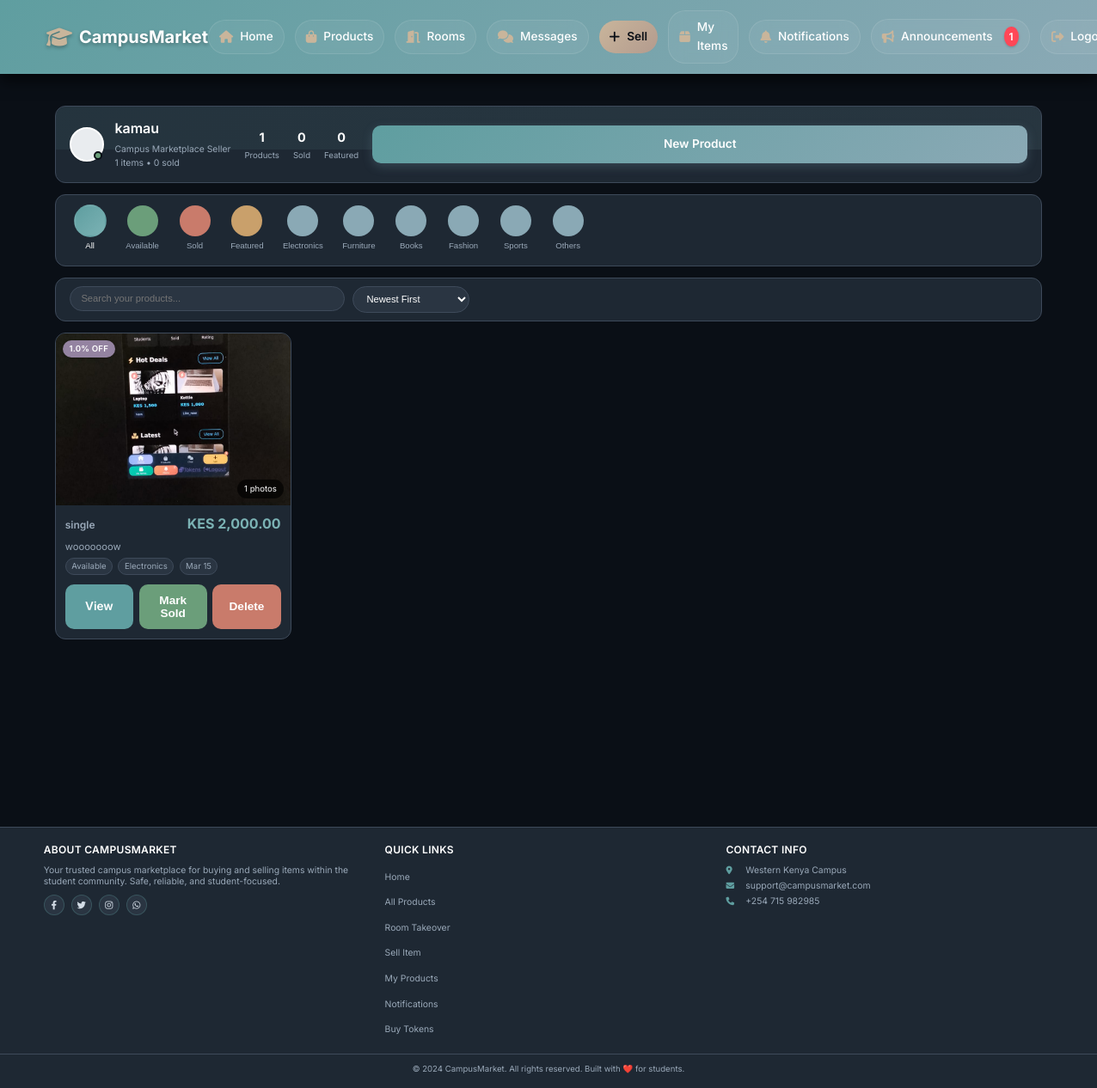
Before: /my-products (signed in) with the older database file.
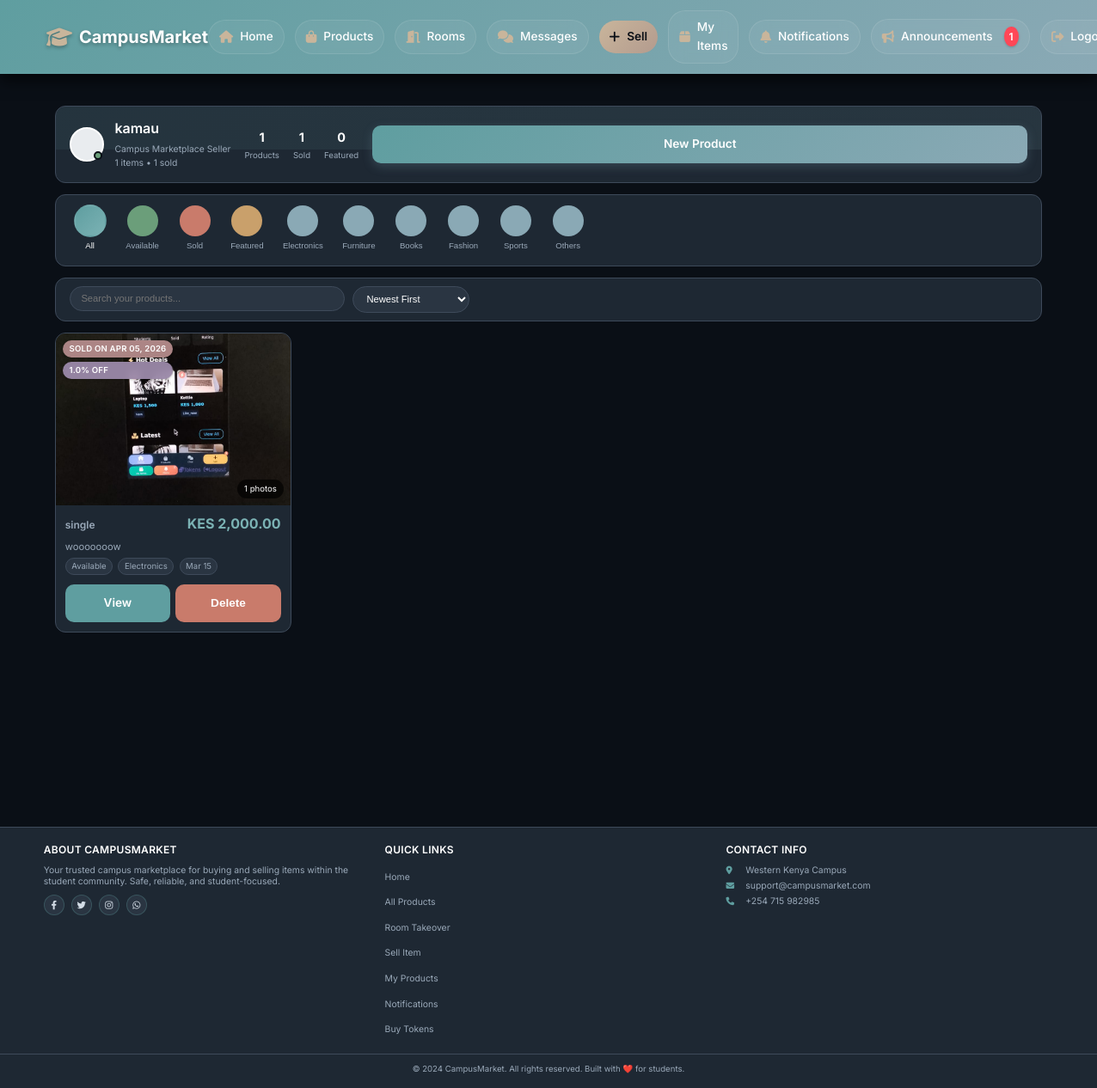
After: the same page with the newer database file.
### app/models.py (models this page shows, shortened)
class Product(db.Model):
    __tablename__ = 'products'
    id = db.Column(db.Integer, primary_key=True)
    title = db.Column(db.String(100), nullable=False)
    description = db.Column(db.Text)
    price = db.Column(db.Float, nullable=False)
    condition = db.Column(db.String(20))
    contact_info = db.Column(db.Text)
    is_fast_moving = db.Column(db.Boolean, default=False)
    is_active = db.Column(db.Boolean, default=True)
    is_sold = db.Column(db.Boolean, default=False)
    Token = db.Column(db.Float, nullable=False)
    category_id = db.Column(db.Integer, db.ForeignKey('categories.id'), nullable=False)
    seller_id = db.Column(db.Integer, db.ForeignKey('users.id'), nullable=False)
    image_group_id = db.Column(db.Integer, db.ForeignKey('product_image_groups.id'), nullable=True)
    created_at = db.Column(db.DateTime, default=datetime.utcnow)
    updated_at = db.Column(db.DateTime, default=datetime.utcnow, onupdate=datetime.utcnow)
    hostel_name = db.Column(db.String(100), nullable=False, default='')
    location = db.Column(db.String(100), nullable=False, default='')
    leave_date = db.Column(db.DateTime, nullable=False, default=datetime.utcnow)
    room_type = db.Column(db.String(20), default='single')
    deposit = db.Column(db.Float, default=0)
    commission_percentage = db.Column(db.Float, default=0)
    is_commission_listing = db.Column(db.Boolean, default=False)
    status = db.Column(db.String(20), default='available')
    agreement_user_id = db.Column(db.Integer, db.ForeignKey('users.id'), nullable=True)
    agreement_expires_at = db.Column(db.DateTime, nullable=True)
    booked_at = db.Column(db.DateTime, nullable=True)
    total_unlocks = db.Column(db.Integer, default=0)
    last_interest_update = db.Column(db.DateTime, default=datetime.utcnow)
    payments = db.relationship('Payment', back_populates='product', lazy=True, cascade="all, delete-orphan")
    chats = db.relationship('Chat', back_populates='product', lazy=True, cascade='all, delete-orphan')
    offers = db.relationship('Offer', back_populates='product', lazy=True, cascade='all, delete-orphan')
    agreement_user = db.relationship('User', foreign_keys=[agreement_user_id])
    category = db.relationship('Category', back_populates='products')
    seller = db.relationship('User', foreign_keys=[seller_id], back_populates='products')
    image_group = db.relationship('ProductImageGroup', back_populates='product')
    @property
    def image(self):
        if self.image_group and self.image_group.images:
            return self.image_group.images[0].filename
        return None
    @property
    def images(self):
        if self.image_group:
            return self.image_group.images
        return []

class ProductImage(db.Model):
    __tablename__ = 'product_images'
    id = db.Column(db.Integer, primary_key=True)
    filename = db.Column(db.String(255), nullable=False)
    filepath = db.Column(db.String(500), nullable=False)
    uploaded_at = db.Column(db.DateTime, default=datetime.utcnow)
    group_id = db.Column(db.Integer, db.ForeignKey('product_image_groups.id'))
    group = db.relationship('ProductImageGroup', back_populates='images')

class Category(db.Model):
    __tablename__ = 'categories'
    id = db.Column(db.Integer, primary_key=True)
    name = db.Column(db.String(100), nullable=False)
    description = db.Column(db.Text)
    products = db.relationship('Product', back_populates='category', lazy=True)

### app/products/routes.py (the view)
@products_bp.route('/my-products')
@cache.cached(timeout=60)
@login_required
def my_products_list():
    products = Product.query.filter_by(seller_id=current_user.id).order_by(Product.created_at.desc()).all()
    categories = Category.query.all()
    return render_template('products/my_products.html', products=products, categories=categories)

### app/models.py (called while the page is built)
@login_manager.user_loader
def load_user(user_id):
    return User.query.get(int(user_id))

### app/templates/products/my_products.html (shortened to what the changed rows need)
{% extends "base.html" %}
{% block content %}
<div class="my-products-container">
    <div class="profile-header">
        <div class="header-content">
            <div class="profile-main">
                <div class="profile-details">
                    <h1 class="profile-name">{{ current_user.username }}</h1>
                    <div class="profile-bio">
                        <p>Campus Marketplace Seller</p>
                        <p>{{ products|length }} items • {{ products|selectattr('is_sold')|list|length }} sold</p>
                    </div>
                </div>
            </div>
            <div class="profile-stats">
                <div class="stat">
                    <span class="stat-number">{{ products|selectattr('is_sold')|list|length }}</span>
                    <span class="stat-label">Sold</span>
                </div>
            </div>
        </div>
    </div>
    <div class="products-section">
        {% if products %}
            <div class="products-grid" id="productsGrid">
                {% for product in products %}
                    <div class="product-card"
                         data-status="{{ 'sold' if product.is_sold else 'available' }}"
                         data-category="{{ product.category.name if product.category else 'Other' }}"
                         data-featured="{{ 'true' if product.is_fast_moving else 'false' }}"
                         data-name="{{ product.title.lower() }}"
                         data-price="{{ product.price }}"
                         data-date="{{ product.created_at.timestamp() }}"
                         data-product-id="{{ product.id }}">
                        <div class="product-image-section" onclick="openImageGallery({{ product.id }}, [
                            {% if product.image %}
                                '{{ url_for('static', filename='uploads/product_images/' + product.image) }}'
                                {% if product.images %}
                                    {% for img in product.images %}
                                        , '{{ url_for('static', filename='uploads/product_images/' + img.filename) }}'
                                    {% endfor %}
                                {% endif %}
                            {% endif %}
                        ])">
                            {% if product.image %}
                                <img src="{{ url_for('static', filename='uploads/product_images/' + product.image) }}"
                                     alt="{{ product.title }}"
                                     class="product-image"
                                     onerror="this.style.display='none'; this.nextElementSibling.style.display='flex';">
                            {% endif %}
                            <div class="product-badges">
                                {% if product.is_sold %}
                                <div class="badge sold">
                                    <span>Sold on {{ product.updated_at.strftime('%b %d, %Y') if product.updated_at else product.created_at.strftime('%b %d, %Y') }}</span>
                                </div>
                                {% elif product.is_fast_moving %}
                                <div class="badge featured">
                                    <span>Featured</span>
                                </div>
                                {% endif %}
                                {% if product.Token and product.Token > 0 %}
                                <div class="badge discount">
                                    <span>{{ product.Token }}% OFF</span>
                                </div>
                                {% endif %}
                            </div>
                            {% if product.images %}
                            <div class="multiple-images-indicator">
                                <span>{{ product.images|length }} photos</span>
                            </div>
                            {% endif %}
                        </div>
                        <div class="product-content">
                            <div class="product-header">
                                <h3 class="product-title">{{ product.title }}</h3>
                                <div class="product-price">KES {{ "{:,.2f}".format(product.price) }}</div>
                            </div>
                            <p class="product-description">
                                {{ product.description[:120] }}{% if product.description|length > 120 %}...{% endif %}
                            </p>
                            <div class="product-meta">
                                <span class="meta-item">{{ product.condition|replace('_', ' ')|title }}</span>
                                <span class="meta-item">{{ product.category.name if product.category else 'General' }}</span>
                                <span class="meta-item">{{ product.created_at.strftime('%b %d') }}</span>
                            </div>
                            <div class="product-actions">
                                <a href="{{ url_for('products.view_product', product_id=product.id) }}" class="btn btn-view">View</a>
                                {% if not product.is_sold %}
                                <button class="btn btn-mark-sold" onclick="markAsSold({{ product.id }})">Mark Sold</button>
                                {% endif %}
                                <button class="btn btn-delete" onclick="deleteProduct({{ product.id }})">Delete</button>
                            </div>
                        </div>
                    </div>
                {% endfor %}
            </div>
        {% endif %}
    </div>
</div>
{% endblock %}

Changed rows visible on the page:
changed Product "single": updated_at (not shown) → "APR 05, 2026"; is_sold "Mark Sold" → "SOLD ON"
Other visible differences:
{{ products|selectattr('is_sold')|list|length }}: "0" → "1"
